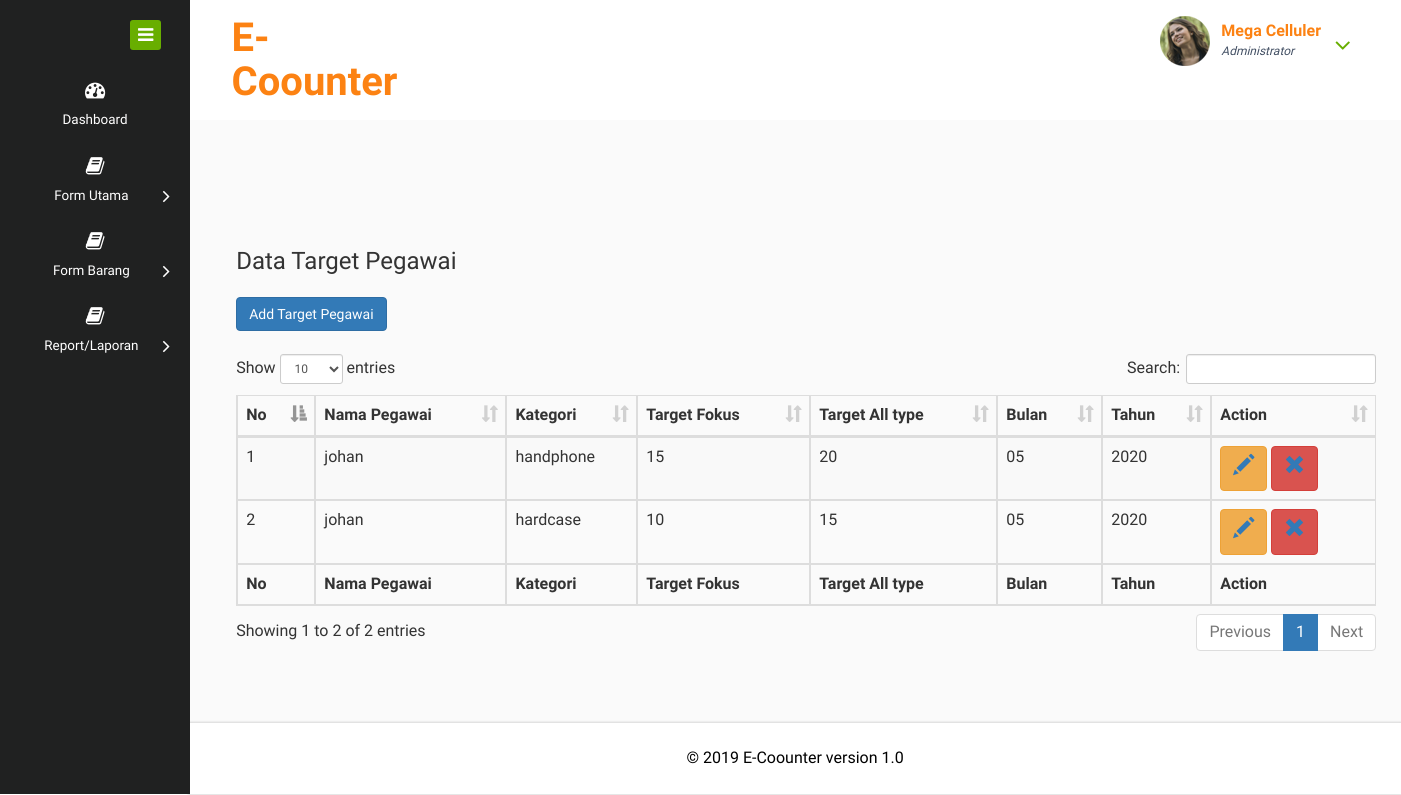
Screenshot of /coounter/index.php/admin/form_target_pegawai with the database file from the repository.
### tables this page shows
CREATE TABLE `target_pegawai` (
  `id_target_pegawai` int(11) NOT NULL,
  `id_user` int(11) NOT NULL,
  `id_kategori` int(11) NOT NULL,
  `fokus` double NOT NULL,
  `all` double NOT NULL,
  `bulan_target` varchar(12) NOT NULL,
  `tahun_target` varchar(4) NOT NULL
);

CREATE TABLE `user` (
  `id_user` int(11) NOT NULL,
  `username` varchar(100) NOT NULL,
  `password` varchar(100) NOT NULL,
  `level` varchar(10) NOT NULL,
  `email` varchar(100) NOT NULL
);

CREATE TABLE `kategori` (
  `id_kategori` int(11) NOT NULL,
  `kategori` varchar(50) NOT NULL
);

### coounter/application/controllers/admin.php (called while the page is built, shortened)
<?php
class Admin extends CI_Controller {
	 function __construct(){
		$this->load->helper('url');
		$this->load->library('session');
		$this->load->model('admin_model');
	}
	public function form_target_pegawai()
		{
			$data['pegawai']=$this->admin_model->get_all_pegawai1();
			$data['kategori']=$this->admin_model->get_all_kategori();
			$data['target_pegawai']=$this->admin_model->get_all_target_pegawai();
			$this->load->view('admin/target_pegawai',$data);
		}
}

### coounter/index.php (called while the page is built, shortened)
<?php
require_once BASEPATH.'core/CodeIgniter.php';

### coounter/application/models/Admin_model.php (called while the page is built, shortened)
<?php
class Admin_model extends CI_Model
{
public function get_all_pegawai1()
{
$this->db->from('user');
$this->db->where('level','pegawai');
$query=$this->db->get();
return $query->result();
}
public function get_all_kategori()
{
$this->db->from('kategori');
$query=$this->db->get();
return $query->result();
}
public function get_all_target_pegawai()
{
$this->db->select('*');
$this->db->from('target_pegawai');
$this->db->join('user', 'user.id_user = target_pegawai.id_user','left');
$this->db->join('kategori', 'kategori.id_kategori = target_pegawai.id_kategori','left');
$query = $this->db->get();
return $query->result();
}
}

### coounter/application/views/admin/target_pegawai.php (the view, shortened to what this page needs)
<?php
	include	'head.php';
?>
	<div class="inner-block">
	<!DOCTYPE html>
<html>
    <head>
  </head>
  <body>
  <?php
  $table_11='table_id1';
  $add1='add_book1()';
  $edit_11='edit_book1';
  $delete_11='delete_book1';
  ?>
  <div class="container">
    <center>
</center>
    <h3>Data Target Pegawai</h3>
    <br />
    <button class="btn btn-primary" onclick="<?php	echo	$add1;?>"> Add Target Pegawai</button>
    <br />
    <br />
    <table id="<?php	echo	$table_11;?>" class="table table-striped table-bordered" cellspacing="0" width="100%">
      <thead>
        <tr>
					<th>No</th>
					<th>Nama	Pegawai</th>
					<th>Kategori</th>
					<th>Target Fokus</th>
					<th>Target All	type</th>
					<th>Bulan</th>
					<th>Tahun</th>
          <th style="width:125px;">Action
          </p></th>
        </tr>
      </thead>
      <tbody>
				<?php
				$no=1;
				foreach($target_pegawai as $book){?>
				     <tr>
				         <td><?php echo $no++;?></td>
								 <td><?php echo $book->username;?></td>
								<td><?php echo $book->kategori;?></td>
								<td><?php echo $book->fokus;?></td>
								<td><?php echo $book->all;?></td>
								<td><?php echo $book->bulan_target;?></td>
								<td><?php echo $book->tahun_target;?></td>
								<td>
									<button class="btn btn-warning" onclick="<?php	echo	$edit_11;?>(<?php echo $book->id_target_pegawai;?>)"><i class="glyphicon glyphicon-pencil"></i></button>
									<button class="btn btn-danger" onclick="<?php	echo	$delete_11;?>(<?php echo $book->id_target_pegawai;?>)"><i class="glyphicon glyphicon-remove"></i></button>
								</td>
				      </tr>
				     <?php }?>
      </tbody>
      <tfoot>
        <tr>
		   <th>No</th>
          <th>Nama Pegawai</th>
          <th>Kategori</th>
          <th>Target Fokus</th>
            <th>Target All type</th>
          <th>Bulan</th>
          <th>Tahun</th>
          <th>Action</th>
        </tr>
      </tfoot>
    </table>
  </div>
  </body>
</html>
</div>
<?php
	include	'sidemenu.php';
?>

### rows the page displays
target_pegawai: id_user.username "johan", id_kategori.kategori "handphone", fokus "15", all "20", bulan_target "05", tahun_target "2020"
target_pegawai: id_user.username "johan", id_kategori.kategori "hardcase", fokus "10", all "15", bulan_target "05", tahun_target "2020"
